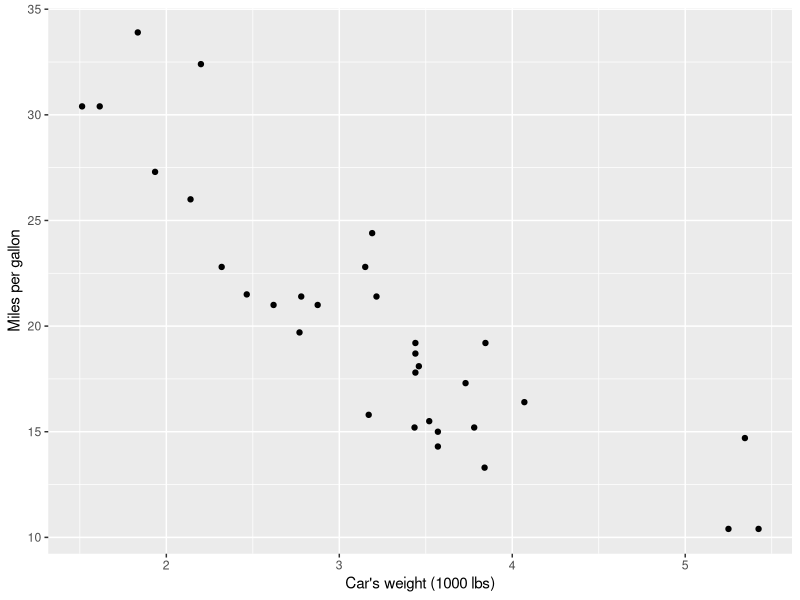
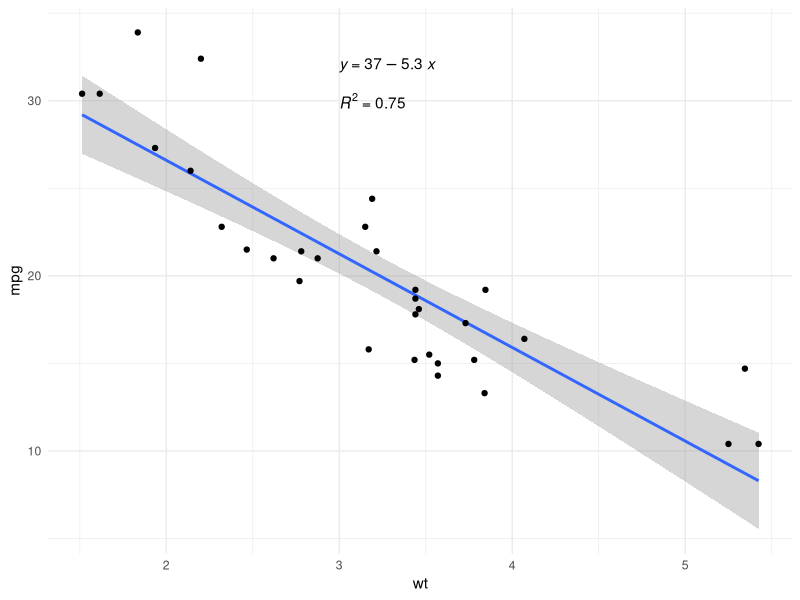
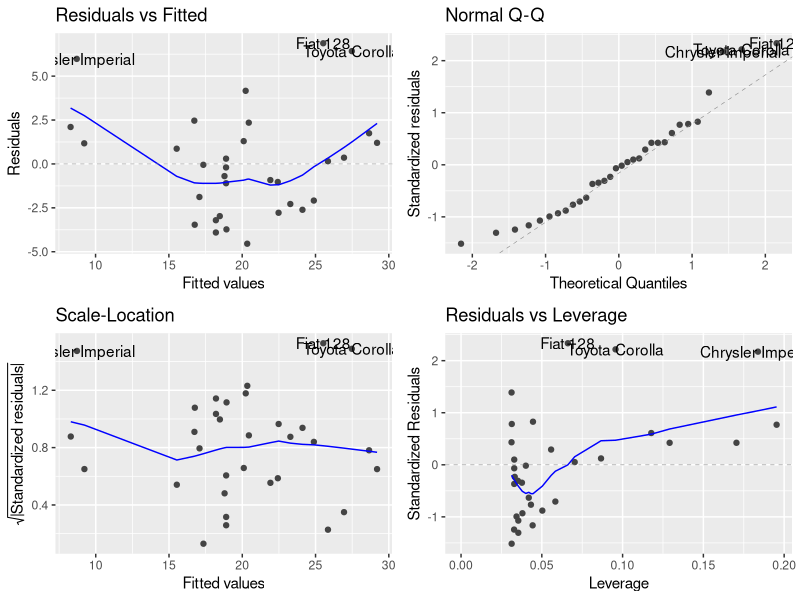

Here is the R script that generated these plots, in order:
#https://colab.research.google.com/drive/1AhEMXoF8zbn33B4s9-1wpMv25Ugoxe53?usp=sharing#scrollTo=03u32AWll7ym
#install.packages("ggfortify")
#install.packages("caTools")
#install.packages("car")
#install.packages("ggpubr")


library(ggplot2)
library(ggfortify)
library(caTools)
library(car)


ggplot(mtcars, aes(x = wt, y = mpg)) +
  geom_point() +
  labs(
    y = "Miles per gallon",
    x = "Car's weight (1000 lbs)"
  )


model <- lm(mpg ~ wt, mtcars)
#lm(): 拟合线性模型:Value ~ Group来指定因变量（观测值)和自变量（组）
summary(model)

# load necessary libraries
library(ggpubr)

# create plot with regression line, regression equation and R^2
ggplot(mtcars, aes(x = wt, y = mpg)) +
  geom_smooth(method = "lm") + #在散點圖上添加一條線性回歸線
  geom_point() +
  stat_regline_equation(label.x = 3, label.y = 32) + 
  # stat_regline_equation()用於在圖表中添加回歸線方程式的標籤
  # label.x = 3 表示標籤位於 x 軸上的坐標 3 的位置，
  # label.y = 32 表示標籤位於 y 軸上的坐標 32 的位置
  stat_cor(aes(label = after_stat(rr.label)), label.x = 3, label.y = 30) + # for R^2
  # stat_cor()用於在圖表中添加相關係數的標籤
  theme_minimal() #用於設置圖表的主題風格為簡約風格

##Normality test of residual(常態性檢測)
shapiro.test(model$residual)

##Indepenence test of residuals(獨立性檢測)
durbinWatsonTest(model)

##Homoscedasticity of the residuals(同質性檢測)
ncvTest(model)

##用於自動繪製統計模型的圖表，根據模型的類型和結果，自動生成適當的圖表，
##  以視覺化模型的結果和診斷
autoplot(model)
